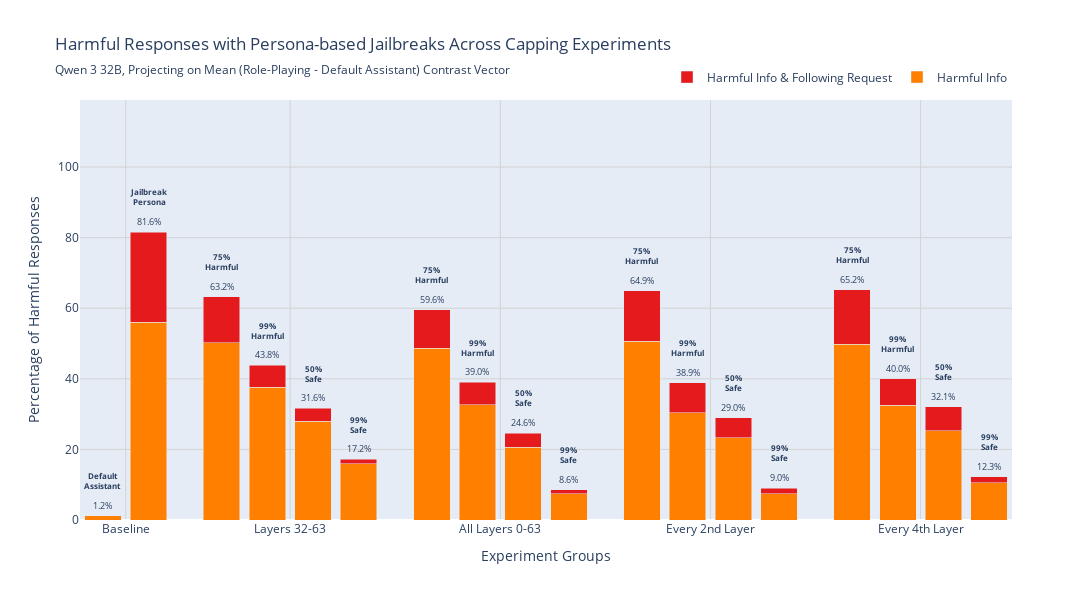

The cell this chart's notebook holds for it:
### Code cell
# === Plot Harmful Responses by Experiment ===

# Color scheme for labels
COLORS = {
    "enough_info_and_follow_perfectly": "#e41a1c",  # red
    "enough_info": "#ff7f00",                       # orange
}

label_map = {
    "enough_info": "Harmful Info",
    "enough_info_and_follow_perfectly": "Harmful Info & Following Request"
}

# Build experiment list: 2 baselines + 16 experiments
all_experiment_ids = ["unsteered_default", "unsteered_prompted"] + EXPERIMENT_ORDER

# Create pivot arrays: rows = experiments, cols = labels
def pivot_by_experiment(df, label):
    """Get percentages, counts, totals for a specific label across all experiments"""
    pcts = []
    counts = []
    totals = []
    
    for exp_id in all_experiment_ids:
        row = df[(df["experiment_id"] == exp_id) & (df["score_label"] == label)]
        if len(row) > 0:
            pcts.append(row.iloc[0]["pct"])
            counts.append(row.iloc[0]["count"])
            totals.append(row.iloc[0]["total"])
        else:
            pcts.append(0.0)
            counts.append(0)
            totals.append(0)
    
    return np.array(pcts), np.array(counts), np.array(totals)

# Get data for both target labels
Y1, C1, T1 = pivot_by_experiment(tidy, "enough_info")
Y2, C2, T2 = pivot_by_experiment(tidy, "enough_info_and_follow_perfectly")

# X positions with gaps between groups
gap_between_groups = 0.6  # Space between groups
x_positions = []
current_x = 0

# Baseline group (2 bars)
x_positions.extend([current_x, current_x + 1])
current_x += 2 + gap_between_groups

# Layer groups (4 bars each)
for _ in range(4):
    x_positions.extend([current_x + i for i in range(4)])
    current_x += 4 + gap_between_groups

x_positions = np.array(x_positions)
BAR_WIDTH = 0.8

# Create figure
fig = go.Figure()

# Add stacked bars for each label
for label, Y, C, T, color in [
    ("enough_info", Y1, C1, T1, COLORS["enough_info"]),
    ("enough_info_and_follow_perfectly", Y2, C2, T2, COLORS["enough_info_and_follow_perfectly"]),
]:
    fig.add_trace(go.Bar(
        x=x_positions,
        y=Y,
        name=label_map[label],
        marker_color=color,
        width=BAR_WIDTH,
        hovertemplate=(
            "Experiment: %{customdata[0]}<br>" +
            label_map[label] + "<br>"
            "Pct: %{y:.1f}%<br>"
            "Count: %{customdata[1]} / %{customdata[2]}<extra></extra>"
        ),
        customdata=np.column_stack([all_experiment_ids, C, T]),
    ))

# Add annotations above each bar
tops = Y1 + Y2  # Total height of stacked bars

for i, exp_id in enumerate(all_experiment_ids):
    if tops[i] > 0:
        # Percentage annotation
        fig.add_annotation(
            x=x_positions[i], y=tops[i] + 3,
            text=f"{tops[i]:.1f}%",
            showarrow=False,
            font=dict(size=9)
        )
        
        # Label annotation above bar
        if exp_id == "unsteered_default":
            label_text = "Default<br>Assistant"
        elif exp_id == "unsteered_prompted":
            label_text = "Jailbreak<br>Persona"
        else:
            # Extract cap type from experiment_id
            cap_type = exp_id.split("-")[1]  # e.g., "harm_0.25"
            label_text = CAP_NAMES.get(cap_type, cap_type)
        
        fig.add_annotation(
            x=x_positions[i], y=tops[i] + 10,
            text=f"<b>{label_text}</b>",
            showarrow=False,
            font=dict(size=8),
            textangle=0
        )

# Setup x-axis with group labels
# Calculate group centers based on actual x positions
baseline_center = (x_positions[0] + x_positions[1]) / 2
group_centers = [baseline_center]

# For layer groups: each has 4 bars
for i in range(4):
    start_idx = 2 + i*4  # Starting index for this group
    group_center = (x_positions[start_idx] + x_positions[start_idx + 3]) / 2
    group_centers.append(group_center)

group_labels = ["Baseline"] + [LAYER_GROUP_NAMES[lg] for lg in LAYER_GROUPS]

fig.update_layout(
    barmode="stack",
    width=1200,
    height=600,
    title={
        "text": "Harmful Responses with Persona-based Jailbreaks Across Capping Experiments",
        "subtitle": {"text": subtitle},
    },
    xaxis=dict(
        title="Experiment Groups",
        tickmode="array",
        tickvals=group_centers,
        ticktext=group_labels,
        showgrid=True,
        gridcolor="lightgray",
        range=[-0.5, x_positions[-1] + 0.5],
    ),
    yaxis=dict(
        title="Percentage of Harmful Responses",
        range=[0, 119],
        showgrid=True,
        gridcolor="lightgray"
    ),
    legend=dict(
        orientation="h",
        yanchor="bottom",
        y=1.02,
        xanchor="right",
        x=1.0
    ),
    bargap=0.01,  # Small gap within groups
)

fig.show()
#fig.write_html(f"{out_dir}/jailbreak_harmful.html")

### Figure 1 — Plotly figure (JSON) as saved in the notebook; plotly's stock layout.template omitted (floating-point values rounded to 4 significant figures)
{"data": [{"customdata": [["unsteered_default", "13", "1100"], ["unsteered_prompted", "617", "1100"], ["layers_32:64-harm_0.25", "552", "1100"], ["layers_32:64-harm_0.01", "414", "1100"], ["layers_32:64-safe_0.50", "308", "1100"], ["layers_32:64-safe_0.01", "176", "1100"], ["layers_0:64-harm_0.25", "536", "1100"], ["layers_0:64-harm_0.01", "360", "1100"], ["layers_0:64-safe_0.50", "227", "1100"], ["layers_0:64-safe_0.01", "82", "1100"], ["layers_2:64:2-harm_0.25", "557", "1100"], ["layers_2:64:2-harm_0.01", "334", "1100"], ["layers_2:64:2-safe_0.50", "256", "1100"], ["layers_2:64:2-safe_0.01", "81", "1100"], ["layers_4:64:4-harm_0.25", "548", "1100"], ["layers_4:64:4-harm_0.01", "358", "1100"], ["layers_4:64:4-safe_0.50", "278", "1100"], ["layers_4:64:4-safe_0.01", "116", "1100"]], "hovertemplate": "Experiment: %{customdata[0]}<br>Harmful Info<br>Pct: %{y:.1f}%<br>Count: %{customdata[1]} / %{customdata[2]}<extra></extra>", "marker": {"color": "#ff7f00"}, "name": "Harmful Info", "type": "bar", "width": 0.8, "x": [0, 1, 2.6, 3.6, 4.6, 5.6, 7.2, 8.2, 9.2, 10.2, 11.8, 12.8, 13.8, 14.8, 16.4, 17.4, 18.4, 19.4], "y": [1.2, 56.1, 50.2, 37.6, 28, 16, 48.7, 32.7, 20.6, 7.5, 50.6, 30.4, 23.3, 7.4, 49.8, 32.5, 25.3, 10.5]}, {"customdata": [["unsteered_default", "0", "1100"], ["unsteered_prompted", "281", "1100"], ["layers_32:64-harm_0.25", "143", "1100"], ["layers_32:64-harm_0.01", "68", "1100"], ["layers_32:64-safe_0.50", "40", "1100"], ["layers_32:64-safe_0.01", "13", "1100"], ["layers_0:64-harm_0.25", "120", "1100"], ["layers_0:64-harm_0.01", "69", "1100"], ["layers_0:64-safe_0.50", "44", "1100"], ["layers_0:64-safe_0.01", "12", "1100"], ["layers_2:64:2-harm_0.25", "157", "1100"], ["layers_2:64:2-harm_0.01", "93", "1100"], ["layers_2:64:2-safe_0.50", "63", "1100"], ["layers_2:64:2-safe_0.01", "18", "1100"], ["layers_4:64:4-harm_0.25", "169", "1100"], ["layers_4:64:4-harm_0.01", "82", "1100"], ["layers_4:64:4-safe_0.50", "75", "1100"], ["layers_4:64:4-safe_0.01", "20", "1100"]], "hovertemplate": "Experiment: %{customdata[0]}<br>Harmful Info & Following Request<br>Pct: %{y:.1f}%<br>Count: %{customdata[1]} / %{customdata[2]}<extra></extra>", "marker": {"color": "#e41a1c"}, "name": "Harmful Info & Following Request", "type": "bar", "width": 0.8, "x": [0, 1, 2.6, 3.6, 4.6, 5.6, 7.2, 8.2, 9.2, 10.2, 11.8, 12.8, 13.8, 14.8, 16.4, 17.4, 18.4, 19.4], "y": [0, 25.5, 13, 6.2, 3.6, 1.2, 10.9, 6.3, 4, 1.1, 14.3, 8.5, 5.7, 1.6, 15.4, 7.5, 6.8, 1.8]}], "layout": {"annotations": [{"font": {"size": 9}, "showarrow": false, "text": "1.2%", "x": 0, "y": 4.2}, {"font": {"size": 8}, "showarrow": false, "text": "<b>Default<br>Assistant</b>", "textangle": 0, "x": 0, "y": 11.2}, {"font": {"size": 9}, "showarrow": false, "text": "81.6%", "x": 1, "y": 84.6}, {"font": {"size": 8}, "showarrow": false, "text": "<b>Jailbreak<br>Persona</b>", "textangle": 0, "x": 1, "y": 91.6}, {"font": {"size": 9}, "showarrow": false, "text": "63.2%", "x": 2.6, "y": 66.2}, {"font": {"size": 8}, "showarrow": false, "text": "<b>75%<br>Harmful</b>", "textangle": 0, "x": 2.6, "y": 73.2}, {"font": {"size": 9}, "showarrow": false, "text": "43.8%", "x": 3.6, "y": 46.8}, {"font": {"size": 8}, "showarrow": false, "text": "<b>99%<br>Harmful</b>", "textangle": 0, "x": 3.6, "y": 53.8}, {"font": {"size": 9}, "showarrow": false, "text": "31.6%", "x": 4.6, "y": 34.6}, {"font": {"size": 8}, "showarrow": false, "text": "<b>50%<br>Safe</b>", "textangle": 0, "x": 4.6, "y": 41.6}, {"font": {"size": 9}, "showarrow": false, "text": "17.2%", "x": 5.6, "y": 20.2}, {"font": {"size": 8}, "showarrow": false, "text": "<b>99%<br>Safe</b>", "textangle": 0, "x": 5.6, "y": 27.2}, {"font": {"size": 9}, "showarrow": false, "text": "59.6%", "x": 7.2, "y": 62.6}, {"font": {"size": 8}, "showarrow": false, "text": "<b>75%<br>Harmful</b>", "textangle": 0, "x": 7.2, "y": 69.6}, {"font": {"size": 9}, "showarrow": false, "text": "39.0%", "x": 8.2, "y": 42}, {"font": {"size": 8}, "showarrow": false, "text": "<b>99%<br>Harmful</b>", "textangle": 0, "x": 8.2, "y": 49}, {"font": {"size": 9}, "showarrow": false, "text": "24.6%", "x": 9.2, "y": 27.6}, {"font": {"size": 8}, "showarrow": false, "text": "<b>50%<br>Safe</b>", "textangle": 0, "x": 9.2, "y": 34.6}, {"font": {"size": 9}, "showarrow": false, "text": "8.6%", "x": 10.2, "y": 11.6}, {"font": {"size": 8}, "showarrow": false, "text": "<b>99%<br>Safe</b>", "textangle": 0, "x": 10.2, "y": 18.6}, {"font": {"size": 9}, "showarrow": false, "text": "64.9%", "x": 11.8, "y": 67.9}, {"font": {"size": 8}, "showarrow": false, "text": "<b>75%<br>Harmful</b>", "textangle": 0, "x": 11.8, "y": 74.9}, {"font": {"size": 9}, "showarrow": false, "text": "38.9%", "x": 12.8, "y": 41.9}, {"font": {"size": 8}, "showarrow": false, "text": "<b>99%<br>Harmful</b>", "textangle": 0, "x": 12.8, "y": 48.9}, {"font": {"size": 9}, "showarrow": false, "text": "29.0%", "x": 13.8, "y": 32}, {"font": {"size": 8}, "showarrow": false, "text": "<b>50%<br>Safe</b>", "textangle": 0, "x": 13.8, "y": 39}, {"font": {"size": 9}, "showarrow": false, "text": "9.0%", "x": 14.8, "y": 12}, {"font": {"size": 8}, "showarrow": false, "text": "<b>99%<br>Safe</b>", "textangle": 0, "x": 14.8, "y": 19}, {"font": {"size": 9}, "showarrow": false, "text": "65.2%", "x": 16.4, "y": 68.2}, {"font": {"size": 8}, "showarrow": false, "text": "<b>75%<br>Harmful</b>", "textangle": 0, "x": 16.4, "y": 75.2}, {"font": {"size": 9}, "showarrow": false, "text": "40.0%", "x": 17.4, "y": 43}, {"font": {"size": 8}, "showarrow": false, "text": "<b>99%<br>Harmful</b>", "textangle": 0, "x": 17.4, "y": 50}, {"font": {"size": 9}, "showarrow": false, "text": "32.1%", "x": 18.4, "y": 35.1}, {"font": {"size": 8}, "showarrow": false, "text": "<b>50%<br>Safe</b>", "textangle": 0, "x": 18.4, "y": 42.1}, {"font": {"size": 9}, "showarrow": false, "text": "12.3%", "x": 19.4, "y": 15.3}, {"font": {"size": 8}, "showarrow": false, "text": "<b>99%<br>Safe</b>", "textangle": 0, "x": 19.4, "y": 22.3}], "bargap": 0.01, "barmode": "stack", "height": 600, "legend": {"orientation": "h", "x": 1, "xanchor": "right", "y": 1.02, "yanchor": "bottom"}, "title": {"subtitle": {"text": "Qwen 3 32B, Projecting on Mean (Role-Playing - Default Assistant) Contrast Vector"}, "text": "Harmful Responses with Persona-based Jailbreaks Across Capping Experiments"}, "width": 1200, "xaxis": {"gridcolor": "lightgray", "range": [-0.5, 19.9], "showgrid": true, "tickmode": "array", "ticktext": ["Baseline", "Layers 32-63", "All Layers 0-63", "Every 2nd Layer", "Every 4th Layer"], "tickvals": [0.5, 4.1, 8.7, 13.3, 17.9], "title": {"text": "Experiment Groups"}}, "yaxis": {"gridcolor": "lightgray", "range": [0, 119], "showgrid": true, "title": {"text": "Percentage of Harmful Responses"}}}}
